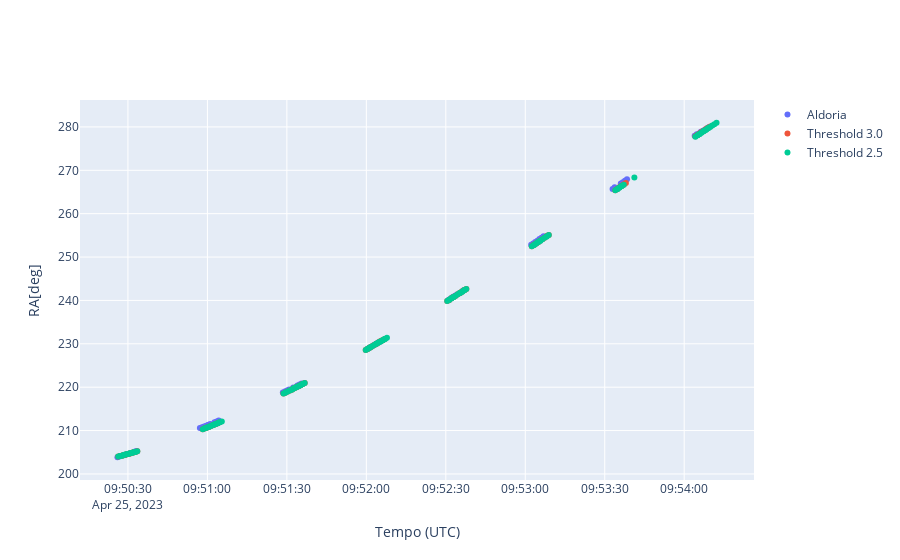
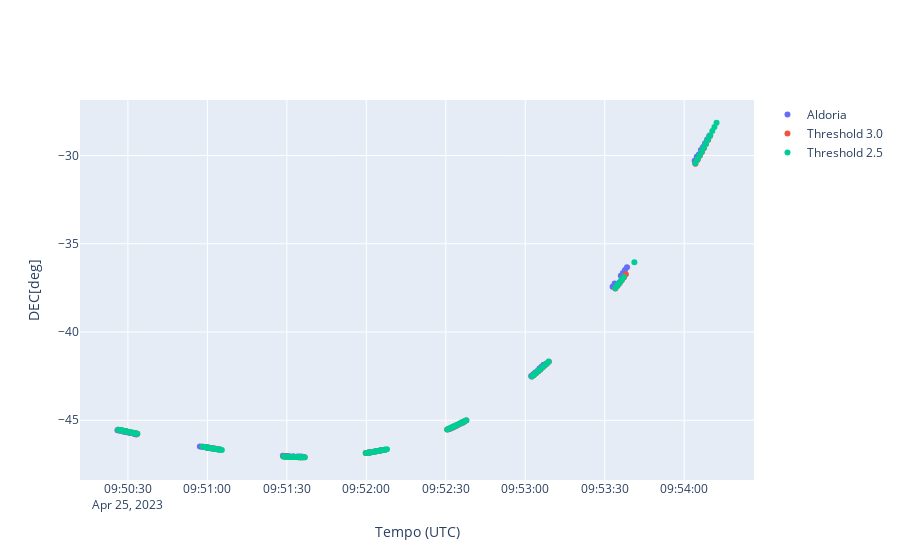

Notebook source saved alongside these figures, in order:
### Markdown cell above
### Comparação com os dados da Aldoria

Após a filtragem dos dados e nova interpolação, podemos plotar novamente para comparação com os dados da Aldoria.

### Code cell
plot_data(
    df_list=[tdm_aldoria_raw, tdm_30_fit, tdm_25_fit],
    legend=["Aldoria", "Threshold 3.0", "Threshold 2.5"],
    y_data=["RA[deg]", "DEC[deg]"],
    x_data="Tempo (UTC)",
)
